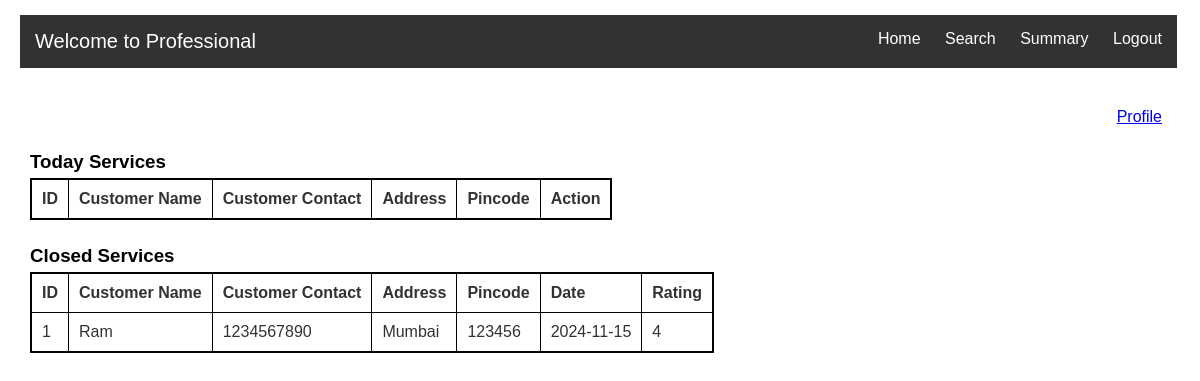
Screenshot of /Professional/Home/1 with the database file from the repository.
### Application/models.py (models this page shows)
class Service_request(db.Model):
    Id = db.Column(db.Integer, primary_key=True, nullable=False)
    Service_id = db.Column(db.Integer, db.ForeignKey('service.Service_id'), nullable=False)
    Customer_id = db.Column(db.Integer, db.ForeignKey('customer.Id'), nullable=False)
    Professional_id = db.Column(db.Integer, db.ForeignKey('professional.Id'))
    date_of_request = db.Column(db.Date, nullable=False)
    date_of_completion = db.Column(db.Date)
    Service_status = db.Column(db.String, nullable=False)
    Remarks=db.Column(db.String)

class Customer(db.Model):
    Id = db.Column(db.Integer, unique=True, primary_key=True, autoincrement=True, nullable=False)
    Full_name =db.Column(db.String, nullable=False)
    Email =db.Column(db.String, unique=True, nullable=False)
    Phone_number=db.Column(db.Integer, nullable=False)
    Password =db.Column(db.String, nullable=False)
    Address =db.Column(db.String, nullable=False)
    Pincode =db.Column(db.Integer, nullable=False)
    service_requests = db.relationship('Service_request', backref='customer', lazy=True)

### Application/controller.py (the view)
@app.route('/Professional/Home/<int:ID>', methods=["GET"])
def P_home(ID):
    P_Service_name=Professional.query.filter_by(Id=ID).first().Service_name
    Service_id_with_given_service=[i.Service_id for i in Service.query.all() if i.Service_name==P_Service_name]
    rejected_request_ids = [req.service_req_id for req in Rejected_req.query.filter_by(professional_id=ID).all()]
    All_today_services_with_P_service_name = db.session.query(
        Service_request.Id,
        Customer.Full_name,
        Customer.Phone_number,
        Customer.Address,
        Customer.Pincode
    ).join(Service_request, Service_request.Customer_id == Customer.Id
    ).filter(
        Service_request.date_of_request == str(today),
        Service_request.Service_id.in_(Service_id_with_given_service),
        Service_request.Professional_id==None,
        ~Service_request.Id.in_(rejected_request_ids)
        ).all()
    closed_services = db.session.query(
        Service_request.Id,
        Customer.Full_name,
        Customer.Phone_number,
        Customer.Address,
        Customer.Pincode,
        Service_request.date_of_completion,
        Service_request.Remarks
    ).join(Customer, Service_request.Customer_id == Customer.Id
    ).filter(Service_request.Professional_id == ID,
             Service_request.Service_status=="Closed").all()
    return render_template('Professional_home.html',ID=ID,Today_services=All_today_services_with_P_service_name,Closed_services=closed_services)

### templates/Professional_home.html (shortened to what this page needs)
<!DOCTYPE html>
<html lang="en">
<head>
    <link rel="stylesheet" type="text/css" href="{{url_for('static',filename='style1.css')}}">
</head>
<body>
  {% include 'Professional_header.html' %}
    <div class="profile"><a href="/Professional/{{ID}}">Profile</a></div>
    <h3>Today Services</h3>
    <table>
        <tr>
          <th>ID</th>
          <th>Customer Name</th>
          <th>Customer Contact</th>
          <th>Address</th>
          <th>Pincode</th>
          <th>Action</th>
        </tr>
      </table>
      <h3>Closed Services</h3>
    <table>
        <tr>
          <th>ID</th>
          <th>Customer Name</th>
          <th>Customer Contact</th>
          <th>Address</th>
          <th>Pincode</th>
          <th>Date</th>
          <th>Rating</th>
        </tr>
        {%for a,b,c,d,e,f,g in Closed_services%}
        <tr>
          <td>{{loop.index}}</td>
          <td>{{b}}</td>
          <td>{{c}}</td>
          <td>{{d}}</td>
          <td>{{e}}</td>
          <td>{{f}}</td>
          <td>{{g}}</td>
        </tr>
        {%endfor%}
      </table>
</body>
</html>

### static/style1.css (style rules this page uses)
body { font-family: Arial, sans-serif; margin-left: 30px; }
h3 { margin-top: 25px; margin-bottom: 5px; }
table { border-collapse: collapse; color: rgba(50,50,52,255);; border: 2px solid black; }
th, td { padding: 10px; border: 1px solid black; text-align: left; }
.profile { text-align: right; margin-right: 30px; }

### rows the page displays
Service_request: Full_name "Ram", Phone_number "1234567890", Address "Mumbai", Pincode "123456", f "2024-11-15", Remarks "4"
